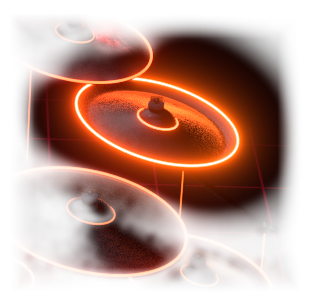
#> input picture resources/kit/litchina.png, 310 x 300 px
$ python regions.py litchina.png
#> lines starting #> are read from the running program, lines starting #| are printed output that depends on the picture
# Each piece's region to render lit: its clickable parts' box from the click map, with room for the glow's halo and
# its reflection on the floor below.
import sys, numpy as np
from PIL import Image
# (0.37.0: the owner's bigger kit; the click map's step is 7 now, for 36 slots)
PIECE_SLOTS = {"kick": [0], "snare": [1, 2, 4], "tom1": [9], "tom2": [7], "tom3": [5], "floor": [23],
               "hihat": [6, 8], "crash": [11], "crash2": [14], "ride": [12, 13], "china": [15], "splash": [16]}  # (0.43.0)
m = np.array(Image.open(sys.argv[1]).convert("RGB"))[..., 0] / 255.0
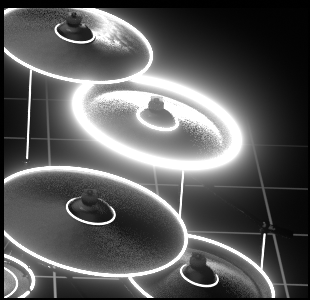
#> m: shape (300, 310) float64; min 0, max 1, mean 0.355
z = np.round(np.where(m <= 0.04045, m / 12.92, ((m + 0.055) / 1.055) ** 2.4) * 255.0 / 7.0).astype(int) - 1
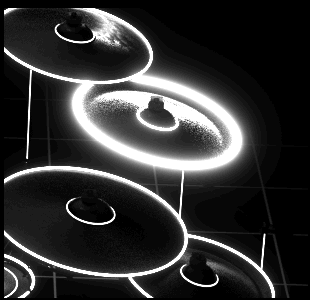
#> z: shape (300, 310) int64; min -1, max 35, mean 6.2; drawn with min black and max white
H, W = z.shape
#> H = 300; W = 310
for piece, slots in PIECE_SLOTS.items():
    ys, xs = np.nonzero(np.isin(z, slots))
    x0, x1, y0, y1 = xs.min() - 70, xs.max() + 70, ys.min() - 70, ys.max() + 130
    print(piece, "%d,%d,%d,%d" % (max(0, x0), max(0, y0), min(W, x1), min(H, y1)))
#> this loop made 12 passes
#> (x0, x1, y0, y1) on passes 1 to 12: (-66, 377, -62, 427), (-66, 377, -62, 427), (-66, 343, -62, 427), (-66, 345, -62, 427), (-66, 358, -62, 427), (-61, 333, -60, 414), (-66, 358, -62, 427), (-66, 344, -62, 427), (-66, 341, -62, 425), (-66, 341, -62, 427), (-64, 340, -62, 426), (-66, 334, -62, 419)
#| kick 0,0,310,300
#| snare 0,0,310,300
#| tom1 0,0,310,300
#| tom2 0,0,310,300
#| tom3 0,0,310,300
#| floor 0,0,310,300
#| hihat 0,0,310,300
#| crash 0,0,310,300
#> (further printed lines are left out)

$ run again, on resources/kit/litcrash2.png
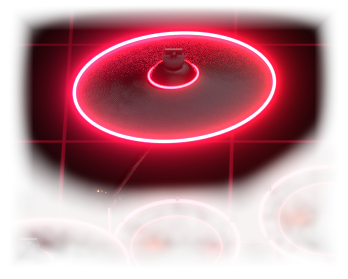
#> input picture resources/kit/litcrash2.png, 348 x 279 px
#> `m = np.array(Image.open(sys.argv[1]).convert("RGB"))[..., 0] / 255.0`:
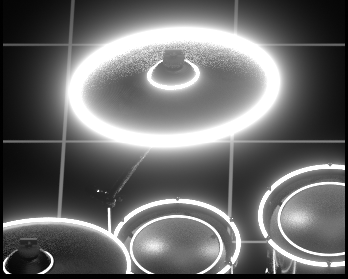
#> m: shape (279, 348) float64; min 0, max 1, mean 0.417
#> `z = np.round(np.where(m <= 0.04045, m / 12.92, ((m + 0.055) / 1.055) *..`:
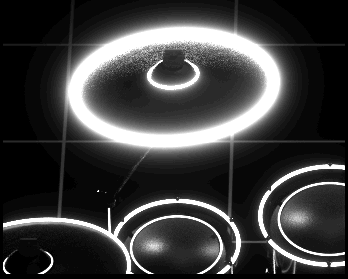
#> z: shape (279, 348) int64; min -1, max 35, mean 7.7; drawn with min black and max white
#> the loop `for piece, slots in PIECE_SLOTS.items():` made 12 passes
#> (x0, x1, y0, y1) on passes 1 to 8: (-67, 414, -70, 403), (-67, 414, -70, 403), (-67, 410, -52, 402), (-66, 414, -56, 403), (-67, 414, -65, 403), (-38, 408, -45, 403), (-67, 414, -59, 403), (-61, 411, -51, 403)
#> (printed output is left out)

$ run again, on resources/kit/litcrash3.png
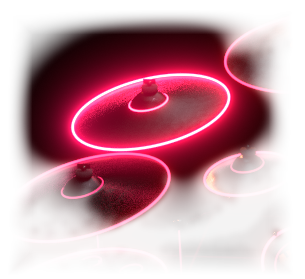
#> input picture resources/kit/litcrash3.png, 305 x 279 px
#> `m = np.array(Image.open(sys.argv[1]).convert("RGB"))[..., 0] / 255.0`:
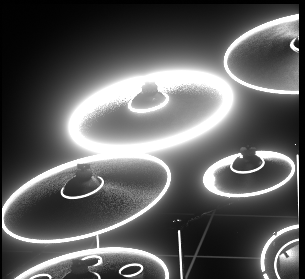
#> m: shape (279, 305) float64; min 0, max 1, mean 0.368
#> `z = np.round(np.where(m <= 0.04045, m / 12.92, ((m + 0.055) / 1.055) *..`:
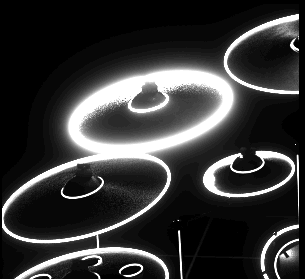
#> z: shape (279, 305) int64; min -1, max 35, mean 6.7; drawn with min black and max white
#> the loop `for piece, slots in PIECE_SLOTS.items():` made 12 passes
#> (x0, x1, y0, y1) on passes 1 to 8: (-68, 368, -66, 408), (-68, 368, -61, 408), (-66, 368, -49, 408), (-66, 368, -56, 408), (-68, 368, -56, 408), (-67, 367, -48, 406), (-68, 368, -55, 408), (-64, 368, -50, 408)
#> (printed output is left out)

$ run again, on resources/kit/litcrash4.png
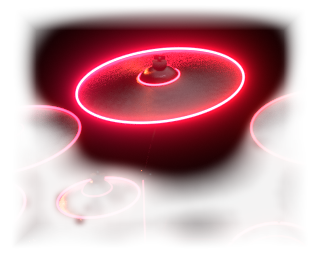
#> input picture resources/kit/litcrash4.png, 312 x 260 px
#> `m = np.array(Image.open(sys.argv[1]).convert("RGB"))[..., 0] / 255.0`:
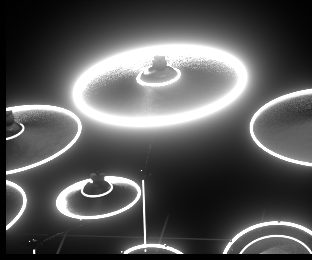
#> m: shape (260, 312) float64; min 0, max 1, mean 0.345
#> `z = np.round(np.where(m <= 0.04045, m / 12.92, ((m + 0.055) / 1.055) *..`:
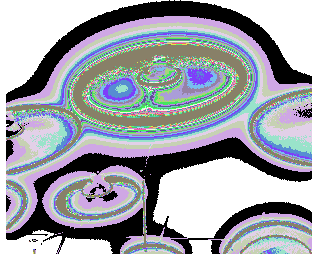
#> z: shape (260, 312) int64; 37 distinct labels, from -1 to 35; one colour per label, 0 black, -1 white
#> the loop `for piece, slots in PIECE_SLOTS.items():` made 12 passes
#> (x0, x1, y0, y1) on passes 1 to 8: (-64, 381, -70, 383), (-64, 381, -54, 383), (-64, 381, -34, 383), (-64, 381, -36, 383), (-64, 381, -39, 383), (-60, 380, -27, 383), (-63, 381, -37, 383), (-58, 381, -32, 383)
#> (printed output is left out)
